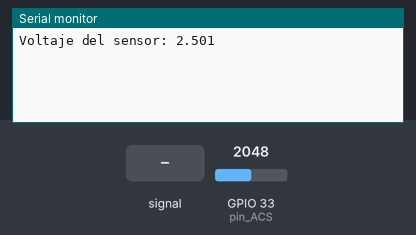
The sketch below on a simulated ESP32. On the bench: the last lines printed to the serial monitor. The inputs (shaded band) are chosen by the test bench; at power-on: GPIO 33 (pin_ACS) = 2048.

Above: at 1.2 s.
1.3 s: GPIO 33 (pin_ACS) fed a 2 Hz sine of ±1228 counts around its level
At 2.7 s:
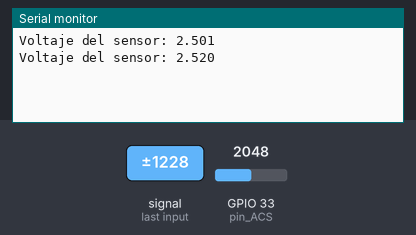
2.8 s: GPIO 33 (pin_ACS) set to 2866
At 4.1 s:
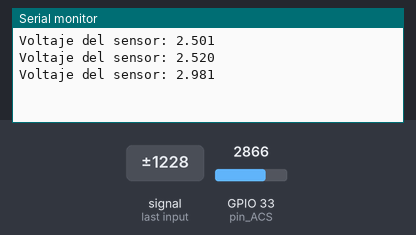
4.3 s: GPIO 33 (pin_ACS) fed a 200 Hz sine of ±327 counts around its level
At 5.7 s:
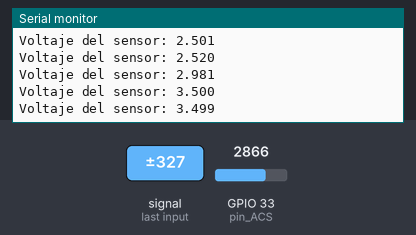
5.8 s: GPIO 33 (pin_ACS) set to 3603
At 7.6 s:
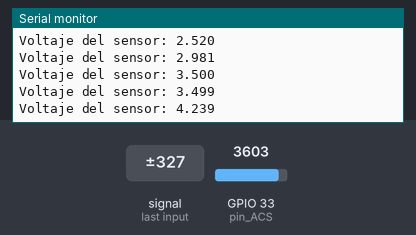
Timing chart, 0 to 8.3 s (numbered marks = the images above; inputs shaded):
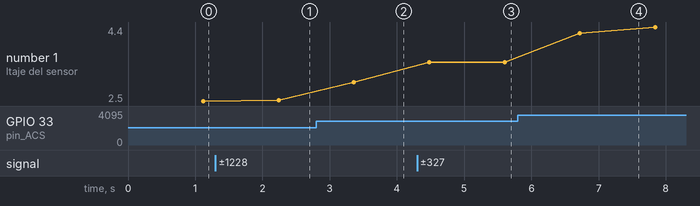

The sketch:

calibrador.ino
```cpp
int pin_ACS = 33; //definición del pin del sensor

void setup() {

  Serial.begin(115200);
}

void loop() {

  float voltajeSensor =get_voltage(10000);//obtenemos voltaje del sensor(10000 muestras)
  Serial.print("Voltaje del sensor: ");
  Serial.println(voltajeSensor ,3);
}


float get_voltage(int n_muestras)
{
  float voltage=0;

  for(int i=0;i<n_muestras;i++)
  {
    voltage =voltage+analogRead(pin_ACS) * (5.0 / 4095.0);
  }
  voltage=voltage/n_muestras;
  return(voltage);
}
```

Measured:
- after the input at 1.3 s, the serial monitor: prints a new line after 0.94 s (image 1)
- after the input at 2.8 s, the serial monitor: prints a new line after 0.56 s (image 2)
- after the input at 4.3 s, the serial monitor: prints a new line after 1.3 s (image 3)
- after the input at 5.8 s, the serial monitor: prints a new line after 0.92 s (image 4)
- plotted number 1: 2.5 → 2.52 after the input at 1.3 s, 2.52 → 2.98 after the input at 2.8 s, 2.98 → 3.5 after the input at 4.3 s, 3.5 → 4.4 after the input at 5.8 s
